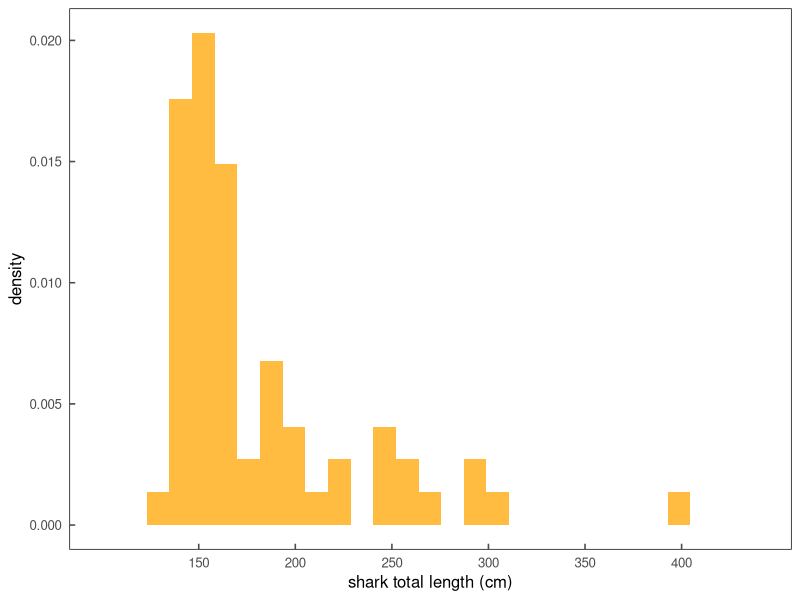
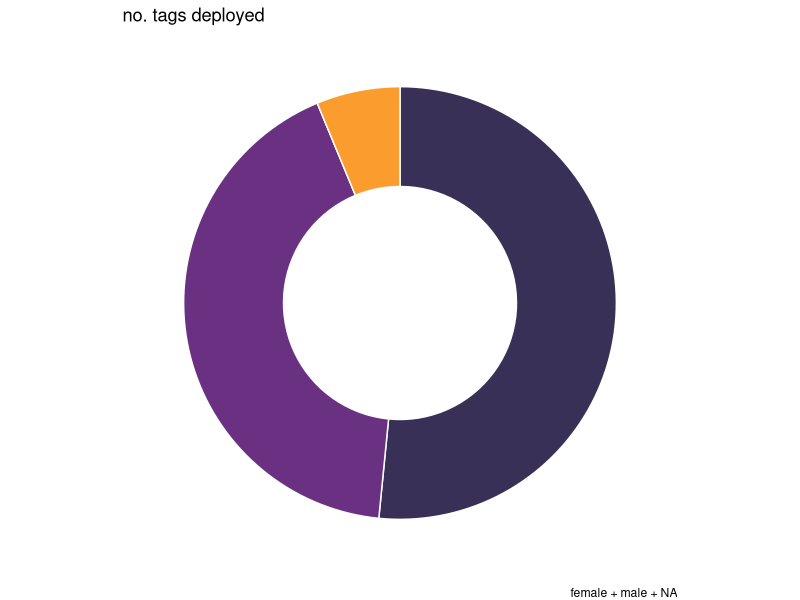
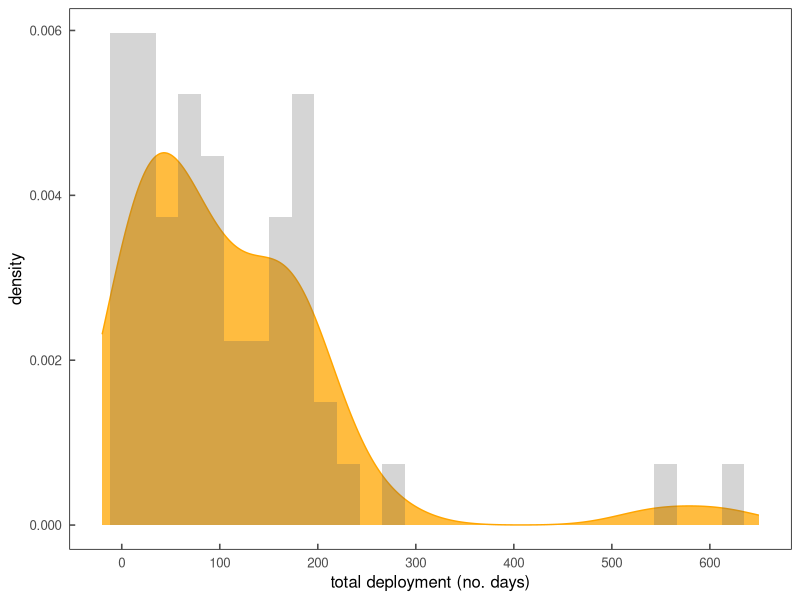
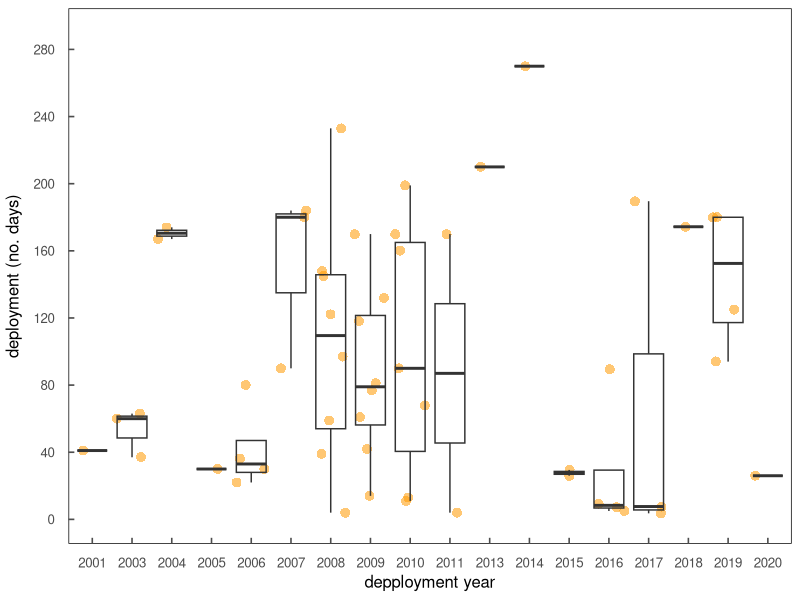
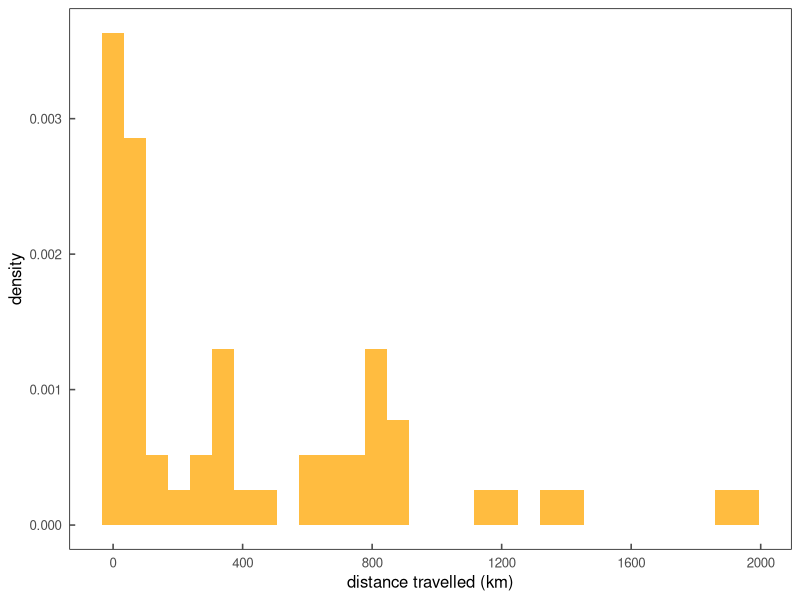

Reproduce these figures in R, in order.
## plots and dataviz for JWS metadata paper
## build several plots from raw data csvs and DFs 
## Pretty standard stuff really 


library(plyr)
library(dplyr)
library(data.table)
library(ggthemes)
library(ggplot2)
library(tidyverse)
library(forcats)
library(tidyr)


themeKV <-theme_few()+
  theme(strip.background = element_blank(),
        axis.line = element_blank(),
        axis.text.x = element_text(margin = margin(0.2, unit = "cm")),
        axis.text.y = element_text(margin = margin(c(1, 0.2), unit = "cm")),
        axis.ticks.length=unit(-0.15, "cm"),element_line(colour = "black", size=.5),
        panel.border = element_rect(colour = "black", fill=NA, size=.5),
        legend.title=element_blank(),
        strip.text=element_text(hjust=0))
        

## make a series of plots on the capture program tagging metadata
## should be figure 2a-e in the paper


## TBL of sharks tagged, figure 2a 
## density plot
metaDF <- read.csv('./data/jws_tag_metadata.csv', header = T)
ggplot(metaDF, aes(x = TBL_cm)) +
  themeKV +
##  geom_density(color = "orange", fill = "orange", alpha=0.75) +
  geom_histogram(aes(y=..density..),fill = "orange", alpha=0.75) +
  xlab("shark total length (cm)") +
  scale_x_continuous(limits = c(100,440),
                     breaks = c(150,200,250,300,350,400))


## compare no. of female and male sharks tagged, figure 2b
## donut plot
metaDF <- read.csv('./data/jws_tag_metadata.csv', header = T)
metaDF %>%
  group_by(SEX) %>% 
  summarise(count = n()) %>% 
  ggplot(aes(x = 2, y = count, fill = count)) +
  geom_bar(stat="identity",color="white",show.legend = FALSE) +
  coord_polar("y", start = 0) +
  theme_void() +
  scale_fill_viridis_c(
    alpha = 0.85,
    begin = 0.1,
    end = 0.75,
    direction = -1,
    option = "inferno",
    aesthetics = "fill") +
  xlim(0.5,2.5) +
  labs(title = "no. tags deployed",
       ##       subtitle = "capture operation",
       caption = "female + male + NA")  
  

## total days deployed from tagto pop, figure 2c 
## histogr plot
metaDF <- read.csv('./data/jws_tag_metadata.csv', header = T)
ggplot(metaDF, aes(x = DEPLOY_DAYS)) +
  themeKV +
  geom_density(color = "orange", fill = "orange", alpha=0.75) +
  geom_histogram(aes(y=..density..),alpha=0.25) +
  xlab("total deployment (no. days)") +
  scale_x_continuous(limits = c(-20,650),
                     breaks = c(0,100,200,300,400,500,600))


## days deployed per shark per year from tag to pop, figure 2d 
## box plot
metaDF <- read.csv('./data/jws_tag_metadata.csv', header = T)
## convert the variable 'YEAR_CAP' from a numeric to a factor variable
metaDF$YEAR_CAP <- as.factor(metaDF$YEAR_CAP)
head(metaDF)
ggplot(metaDF, aes(x = YEAR_CAP, y = DEPLOY_DAYS)) +
  themeKV +
  theme(strip.background = element_blank(),
        axis.line = element_blank(),
        panel.border = element_rect(colour = "black", fill=NA, size=.5),
        axis.ticks.length = unit(-.15, "cm"), 
        axis.text.x = element_text(margin = margin(t = 10, unit = "pt")),
        axis.title.y = element_text(margin = margin(-2,-2,-2,-2)),
        axis.text.y = element_text(hjust = 1, margin = margin(10, 10, 10, 10))) +
  geom_point(alpha=0.55, color="#FF9900", position="jitter", shape = 16, size = 3) +  
  geom_boxplot(alpha=0) +  ## alpha=0 is fully transparent interior of box
  scale_y_continuous(limits = c(0,290),
                     breaks = c(0,40,80,120,160,200,240,280))+
  xlab("depployment year") +
  ylab("deployment (no. days)")


## total distance travelled between release and pop, Figure 2e
## density plot
metaDF <- read.csv('./data/jws_tag_metadata.csv', header = T)
ggplot(metaDF, aes(x = DIST_KM)) +
  themeKV +
##  geom_density(color = "orange", fill = "orange", alpha=0.75) +
  geom_histogram(aes(y=..density..),fill = "orange", alpha=0.75) +
  xlab("distance travelled (km)") +
  scale_x_continuous(breaks = c(0,400,800,1200,1600,2000))






